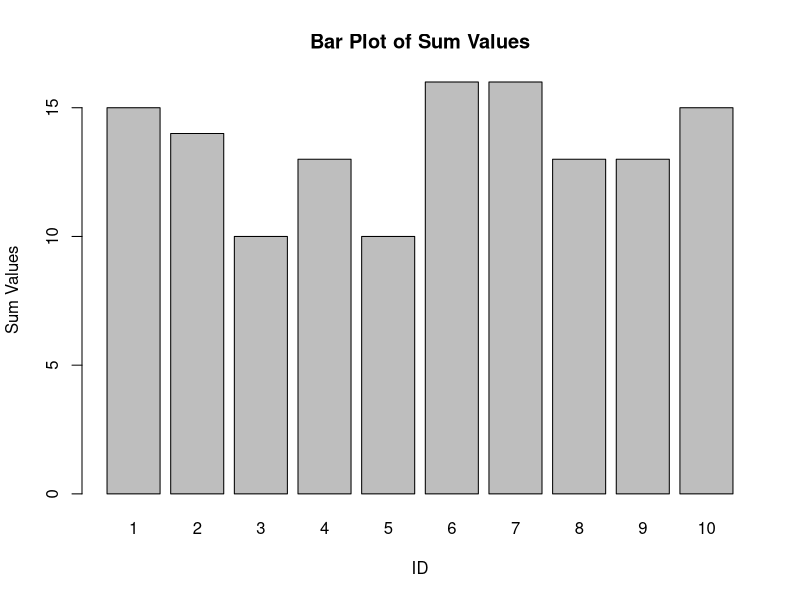
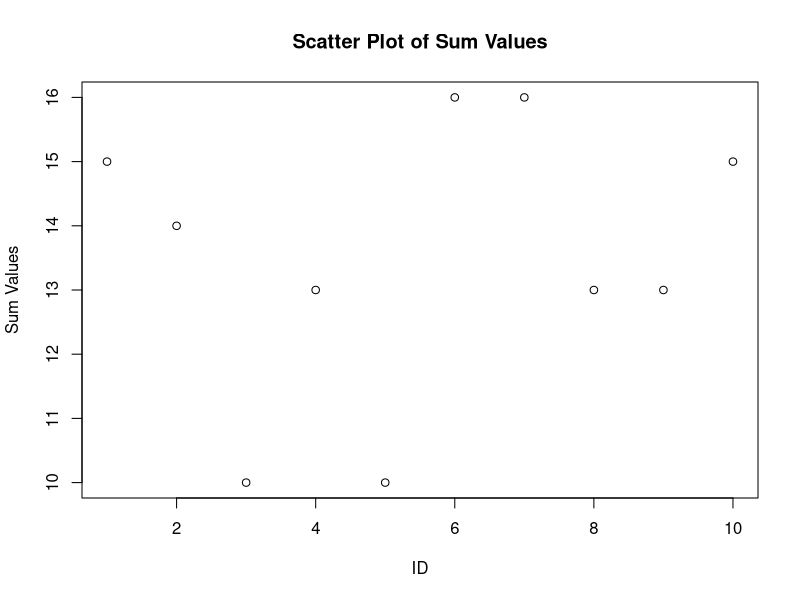

Generate these figures, in order, with R:
#17. Write an R script that creates a dataframe and filters rows based on a specific condition using 
#subsetting. use a for loop to iterate over two numeric vector and create a new vector containing the 
#sum values of each element, and represent it using any two suitable graphs.

# Create a dataframe
data <- data.frame(
  ID = 1:10,
  Value1 = c(3, 8, 2, 10, 5, 7, 1, 6, 9, 4),
  Value2 = c(12, 6, 8, 3, 5, 9, 15, 7, 4, 11)
)

# Display the dataframe
cat("Original Dataframe:\n")
print(data)

# Filter rows based on a specific condition (e.g., Value1 greater than 5)
filtered_data <- data[data$Value1 > 5, ]

# Display the filtered dataframe
cat("\nFiltered Dataframe:\n")
print(filtered_data)

# Initialize empty vector to store sum values
sum_values <- numeric(0)

# Use a for loop to iterate over two numeric vectors and create a new vector containing sum values
for (i in 1:nrow(data)) {
  sum_values <- c(sum_values, data$Value1[i] + data$Value2[i])
}

# Display the new vector
cat("\nSum Values Vector:\n")
print(sum_values)

# Represent sum values using two suitable graphs

# Bar plot
barplot(sum_values, names.arg = data$ID, main = "Bar Plot of Sum Values", xlab = "ID", ylab = "Sum Values")

# Scatter plot
plot(data$ID, sum_values, main = "Scatter Plot of Sum Values", xlab = "ID", ylab = "Sum Values")
